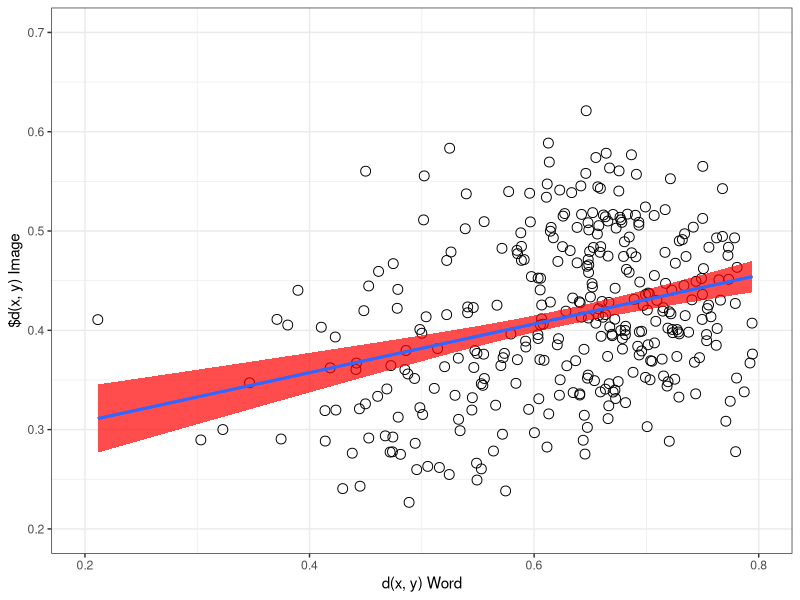
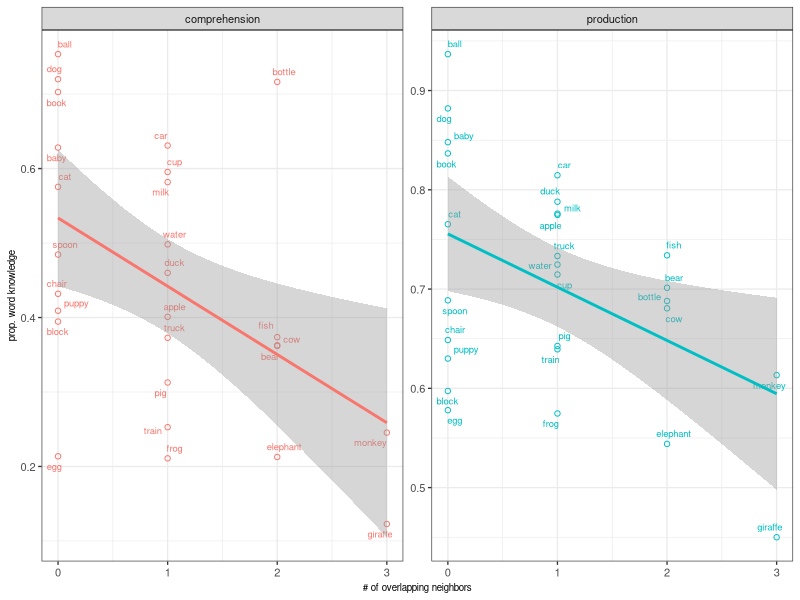

Write the R code that produced these figures, in order. (Note: this script raises an error after producing the figures.)
## ---- chunk 1
rm(list=ls())
knitr::opts_chunk$set(fig.width=3, fig.height=3, fig.crop = F, fig.pos = "tb", fig.path='figs/',
                      echo=F, warning=F, cache=F, message=F, sanitize = T)
## ---- chunk 2
library(png)
library(grid)
library(ggplot2)
library(xtable)
library(tidyverse)
library(ggpubr)
library(broom)
library(ggrepel)
library(forcats)
# library(latex2exp)
## ---- chunk 3
animate <- c("puppy", "duck", "elephant", "pig", "monkey", "giraffe",
             "bear", "baby", "fish", "frog", "cow", "dog", "cat")
words27 <-  read_csv("data/pairwise_distances.csv") %>% distinct(word)
combo <- read_csv("data/pairwise_distances.csv") %>%
  unite(pair, X1, word, remove = T) %>% 
  distinct(cos_word,.keep_all = T)
#eb this gets rid of our redundancy issues
wb_prod <- read_csv("data/wordbank_production.csv") %>%  
   mutate(definition = forcats::fct_recode(definition,
    "fish"    = "fish (animal)",
    "water"   = "water (beverage)")) %>% 
  filter(definition%in%words27$word) %>% 
  mutate(animate = ifelse(definition %in% animate, "animate", "inanimate"))

wb_comp <- read_csv("data/wordbank_comprehension.csv") %>%
     mutate(definition = forcats::fct_recode(definition,
    "fish"    = "fish (animal)",
    "water"   = "water (beverage)")) %>% 
  filter(definition%in%words27$word) %>% 
    mutate(animate = ifelse(definition %in% animate, "animate", "inanimate"))
overlap_ratios <- read_csv("data/overlap_table_central.csv") %>% 
  mutate(animate = ifelse(word %in% animate, T, F))
overlap_ratios_random <- read_csv("data/overlap_table_RANDOM.csv")
# fix water picture in img space
neighbor_counts <- read_csv("data/neighbor_counts_central.csv") %>% 
  rename(definition = word)

neighbor_counts_random <- read_csv("data/neighbor_counts_RANDOM.csv") %>% 
  rename(definition = word)

stimuli_counts <- read_csv("python/stimuli_counts.csv")
## ---- chunk 4
perf <- read_csv("python/classify_performance.csv")
top_1_perf = sum(perf$top_1)/length(perf$top_1)
top_5_perf = sum(perf$top_5)/length(perf$top_5)
## ---- chunk 5
pairwise_corr <- cor.test(combo$cos_img, combo$cos_word, conf.int=T) %>% tidy()

pairwise_corr_string <- sprintf("$R = %0.2f$, $p < %1.2g$", pairwise_corr$estimate, pairwise_corr$p.value)
## ---- chunk 6

shapiro.test(overlap_ratios$overlap_ratio)#almost normal
overlap_wilcox <- wilcox.test(overlap_ratios$overlap_ratio)# significantly different from chance
#even with correction, both animate and animate overlaps>0, not different from each other
# wilcox.test(subset(overlap_ratios, animate==F)$overlap_ratio)
# wilcox.test(subset(overlap_ratios, animate==T)$overlap_ratio)
# wilcox.test(subset(overlap_ratios, animate==T)$overlap_ratio,
#             subset(overlap_ratios, animate==F)$overlap_ratio)

shapiro.test(overlap_ratios_random$overlap_ratio)#almost normal
overlap_wilcox_random <- wilcox.test(overlap_ratios_random$overlap_ratio)
# overlap_wilcox
# overlap_wilcox_random
# 
# wilcox.test(overlap_ratios$overlap_ratio, overlap_ratios_random$overlap_ratio)

## ---- chunk 7
ggplot(combo, aes(cos_word, cos_img))+
  geom_point(size=3, shape =1)+
  geom_smooth(method="lm", aes(group=1), show.legend=F, fill ="red", alpha = .7)+
  geom_smooth(method="lm", aes(group=1), se=F)+ # this second line is to trick ggplot into not putting the gray fill in the boxes in the legend (coming from the standard error in the first line)
  theme_bw()+
  xlab("d(x, y) Word")+
  ylab("$d(x, y) Image")+
  xlim(0.2,0.80)+
  ylim(0.2,0.7)+
  theme(legend.position="bottom", 
        legend.title = element_blank(), 
        legend.text = element_text(size=7), 
        legend.key.width = unit(0.4, "cm"),
        legend.key = element_rect(fill = 'white', size = 0.1)
        )

cap <- sprintf("Relative cosine distance between points in word embedding space (x-axis) and image embedding space (y-axis), for every item pair. Fitted line reflects linear fit with SE ($R = %0.2f$, $p < %1.2g$).", pairwise_corr$estimate, pairwise_corr$p.value)
## ---- chunk 8
wb_prod_long <- wb_prod %>% 
  gather(`16`:`30`, value = 'mean_prop_prod', key = "month")
wb_comp_long <- wb_comp %>% 
  gather(`8`:`18`, value = 'mean_prop_comp', key = "month")
wb_prod_long_allmonths <- wb_prod_long %>% 
  group_by(definition, animate) %>% 
  summarise(overall_prop_prod = mean(mean_prop_prod)) %>% 
  left_join(neighbor_counts) %>% 
  mutate(totalneighbors = (image_count+word_count)-overlap_count,
         overlapratio = overlap_count/totalneighbors)

wb_comp_long_allmonths <- wb_comp_long %>% 
  group_by(definition, animate) %>% 
  summarise(overall_prop_comp = mean(mean_prop_comp)) %>% 
  left_join(neighbor_counts) %>% 
  mutate(totalneighbors = (image_count+word_count)-overlap_count,
         overlapratio = overlap_count/totalneighbors)

prod_overlap_corr <- cor.test(wb_prod_long_allmonths$overall_prop_prod, wb_prod_long_allmonths$overlap_count, conf.int=T) %>% tidy()
comp_overlap_corr <- cor.test(wb_comp_long_allmonths$overall_prop_comp, wb_comp_long_allmonths$overlap_count, conf.int=T) %>% tidy()

wb_all<- wb_comp_long_allmonths %>% 
  left_join(wb_prod_long_allmonths) %>% 
  gather(c(overall_prop_comp, overall_prop_prod), value = prop_kids, key = comp_prod ) %>% 
  mutate(comp_prod = fct_recode(comp_prod,
    "production" = "overall_prop_prod",
    "comprehension" = "overall_prop_comp"
  ))

write.csv(wb_all, "overlap_correlations.csv")

# cor.test(wb_all$overlap_count, wb_all$prop_kids) # correlation
## ---- chunk 9

ggplot(wb_all, aes(overlap_count,prop_kids, color = comp_prod))+
  geom_point(shape=1)+
  geom_text_repel(aes(label = definition), size=2.4, force=2)+
  facet_wrap(~comp_prod, scales = "free_y")+
  stat_smooth(method = "lm")+
  theme_bw(base_size = 10)+
  theme(axis.title=element_text(size=7))+
  guides(colour = "none")+
  xlab("# of overlapping neighbors")+
  ylab("prop. word knowledge")

cap <- "Proportion of children in WordBank reported to understand (left, averaged over 8-18 months) or produce (right, averaged over 16-30 months) the 27 items, as a function of how many overlapping neighbors they have (i.e. in both image- and word-space). Lines indicates linear fit with SE confidence bands (both R$>$-.45, p$<$.05)."
## ---- chunk 10
wb_prod_long <- wb_prod %>% 
  gather(`16`:`30`, value = 'mean_prop_prod', key = "month")
wb_comp_long <- wb_comp %>% 
  gather(`8`:`18`, value = 'mean_prop_comp', key = "month")
wb_prod_long_allmonths_random <- wb_prod_long %>% 
  group_by(definition, animate) %>% 
  summarise(overall_prop_prod = mean(mean_prop_prod)) %>% 
  left_join(neighbor_counts_random) %>% 
  mutate(totalneighbors = (image_count+word_count)-overlap_count,
         overlapratio = overlap_count/totalneighbors)

wb_comp_long_allmonths_random <- wb_comp_long %>% 
  group_by(definition, animate) %>% 
  summarise(overall_prop_comp = mean(mean_prop_comp)) %>% 
  left_join(neighbor_counts_random) %>% 
  mutate(totalneighbors = (image_count+word_count)-overlap_count,
         overlapratio = overlap_count/totalneighbors)

prod_overlap_corr_random <- cor.test(wb_prod_long_allmonths_random$overall_prop_prod, wb_prod_long_allmonths_random$overlap_count, conf.int=T) %>% tidy()
comp_overlap_corr_random <- cor.test(wb_comp_long_allmonths_random$overall_prop_comp, wb_comp_long_allmonths_random$overlap_count, conf.int=T) %>% tidy()

wb_all_random<- wb_comp_long_allmonths_random %>% 
  left_join(wb_prod_long_allmonths_random) %>% 
  gather(c(overall_prop_comp, overall_prop_prod), value = prop_kids, key = comp_prod ) %>% 
  mutate(comp_prod = fct_recode(comp_prod,
    "production" = "overall_prop_prod",
    "comprehension" = "overall_prop_comp"
  ))


# cor.test(wb_all_random$overlap_count, wb_all_random$prop_kids) # no correlation with random vecs
# cor.test(wb_all$overlap_count, wb_all$prop_kids) # correlation
## ---- chunk 11
knitr::include_graphics('data/overlap_table_formatted2.png')
cap <- "Neighbors in image- and word-space. Neighbors in bold and red are shared between spaces; italicised words are image-neighbors only, underlined words are word-neighbors only. Overlap ratio reflects shared neighbors over total neighbors. See text for details."
## ---- chunk 12
# References will be generated automatically by Pandoc and included here.
# The following code is some latex to format the bibliography. Do not remove it.
